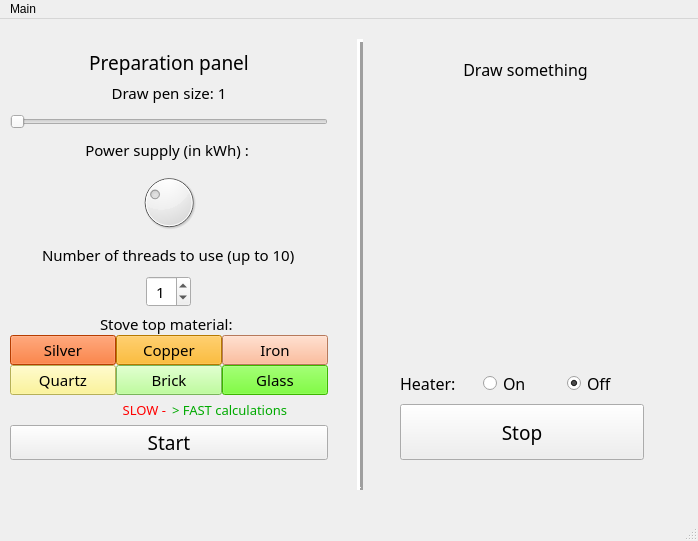
<?xml version="1.0" encoding="UTF-8"?>
<ui version="4.0">
 <class>MainWindow</class>
 <widget class="QMainWindow" name="MainWindow">
  <property name="geometry">
   <rect>
    <x>0</x>
    <y>0</y>
    <width>698</width>
    <height>541</height>
   </rect>
  </property>
  <property name="sizePolicy">
   <sizepolicy hsizetype="Preferred" vsizetype="Preferred">
    <horstretch>0</horstretch>
    <verstretch>0</verstretch>
   </sizepolicy>
  </property>
  <property name="windowTitle">
   <string>MainWindow</string>
  </property>
  <widget class="QWidget" name="centralwidget">
   <widget class="QWidget" name="centralGrid" native="true">
    <property name="geometry">
     <rect>
      <x>-10</x>
      <y>10</y>
      <width>801</width>
      <height>541</height>
     </rect>
    </property>
    <widget class="DrawArea" name="drawArea" native="true">
     <property name="geometry">
      <rect>
       <x>430</x>
       <y>60</y>
       <width>202</width>
       <height>202</height>
      </rect>
     </property>
     <property name="sizePolicy">
      <sizepolicy hsizetype="Fixed" vsizetype="Fixed">
       <horstretch>0</horstretch>
       <verstretch>0</verstretch>
      </sizepolicy>
     </property>
     <property name="minimumSize">
      <size>
       <width>202</width>
       <height>202</height>
      </size>
     </property>
     <property name="maximumSize">
      <size>
       <width>202</width>
       <height>202</height>
      </size>
     </property>
     <property name="autoFillBackground">
      <bool>false</bool>
     </property>
    </widget>
    <widget class="QWidget" name="verticalLayoutWidget_2">
     <property name="geometry">
      <rect>
       <x>410</x>
       <y>340</y>
       <width>244</width>
       <height>91</height>
      </rect>
     </property>
     <layout class="QVBoxLayout" name="layoutRight">
      <item>
       <layout class="QHBoxLayout" name="layoutHeaterOnOff">
        <item>
         <widget class="QLabel" name="labelHeaterStatus">
          <property name="font">
           <font>
            <family>Gadugi</family>
            <pointsize>12</pointsize>
           </font>
          </property>
          <property name="text">
           <string>Heater:</string>
          </property>
         </widget>
        </item>
        <item>
         <widget class="QRadioButton" name="HeaterOn">
          <property name="font">
           <font>
            <family>Gadugi</family>
            <pointsize>12</pointsize>
           </font>
          </property>
          <property name="text">
           <string>On</string>
          </property>
         </widget>
        </item>
        <item>
         <widget class="QRadioButton" name="HeaterOff">
          <property name="font">
           <font>
            <family>Gadugi</family>
            <pointsize>12</pointsize>
           </font>
          </property>
          <property name="text">
           <string>Off</string>
          </property>
          <property name="checked">
           <bool>true</bool>
          </property>
         </widget>
        </item>
       </layout>
      </item>
      <item>
       <widget class="QPushButton" name="stopSimulation">
        <property name="sizePolicy">
         <sizepolicy hsizetype="Preferred" vsizetype="Preferred">
          <horstretch>0</horstretch>
          <verstretch>0</verstretch>
         </sizepolicy>
        </property>
        <property name="font">
         <font>
          <family>Gadugi</family>
          <pointsize>14</pointsize>
         </font>
        </property>
        <property name="text">
         <string>Stop</string>
        </property>
       </widget>
      </item>
     </layout>
    </widget>
    <widget class="Line" name="line">
     <property name="geometry">
      <rect>
       <x>360</x>
       <y>10</y>
       <width>20</width>
       <height>451</height>
      </rect>
     </property>
     <property name="frameShadow">
      <enum>QFrame::Raised</enum>
     </property>
     <property name="lineWidth">
      <number>3</number>
     </property>
     <property name="orientation">
      <enum>Qt::Vertical</enum>
     </property>
    </widget>
    <widget class="QWidget" name="layoutWidget">
     <property name="geometry">
      <rect>
       <x>20</x>
       <y>20</y>
       <width>318</width>
       <height>411</height>
      </rect>
     </property>
     <layout class="QVBoxLayout" name="layoutLeft">
      <item>
       <widget class="QLabel" name="labelPrepPanel">
        <property name="font">
         <font>
          <family>Leelawadee UI Semilight</family>
          <pointsize>14</pointsize>
          <bold>false</bold>
         </font>
        </property>
        <property name="text">
         <string>Preparation panel</string>
        </property>
        <property name="alignment">
         <set>Qt::AlignCenter</set>
        </property>
       </widget>
      </item>
      <item>
       <layout class="QGridLayout" name="layoutSimParams">
        <property name="verticalSpacing">
         <number>10</number>
        </property>
        <item row="4" column="0" alignment="Qt::AlignHCenter">
         <widget class="QLabel" name="labelThreadsNumber">
          <property name="font">
           <font>
            <family>Gadugi</family>
            <pointsize>11</pointsize>
           </font>
          </property>
          <property name="text">
           <string>Number of threads to use (up to 10)</string>
          </property>
         </widget>
        </item>
        <item row="2" column="0" alignment="Qt::AlignHCenter">
         <widget class="QLabel" name="labelPowerSupply">
          <property name="font">
           <font>
            <family>Gadugi</family>
            <pointsize>11</pointsize>
           </font>
          </property>
          <property name="text">
           <string>Power supply (in kWh) : </string>
          </property>
          <property name="alignment">
           <set>Qt::AlignCenter</set>
          </property>
         </widget>
        </item>
        <item row="5" column="0" alignment="Qt::AlignHCenter">
         <widget class="QSpinBox" name="threadsNumber">
          <property name="font">
           <font>
            <family>Gadugi</family>
            <pointsize>11</pointsize>
           </font>
          </property>
          <property name="alignment">
           <set>Qt::AlignCenter</set>
          </property>
          <property name="buttonSymbols">
           <enum>QAbstractSpinBox::UpDownArrows</enum>
          </property>
          <property name="maximum">
           <number>10</number>
          </property>
          <property name="value">
           <number>1</number>
          </property>
         </widget>
        </item>
        <item row="3" column="0">
         <widget class="QDial" name="powerDial">
          <property name="maximum">
           <number>100</number>
          </property>
          <property name="value">
           <number>30</number>
          </property>
          <property name="sliderPosition">
           <number>30</number>
          </property>
         </widget>
        </item>
        <item row="1" column="0">
         <widget class="QSlider" name="PenSize">
          <property name="sizePolicy">
           <sizepolicy hsizetype="Preferred" vsizetype="Fixed">
            <horstretch>0</horstretch>
            <verstretch>0</verstretch>
           </sizepolicy>
          </property>
          <property name="font">
           <font>
            <family>Gadugi</family>
           </font>
          </property>
          <property name="minimum">
           <number>1</number>
          </property>
          <property name="orientation">
           <enum>Qt::Horizontal</enum>
          </property>
         </widget>
        </item>
        <item row="0" column="0">
         <widget class="QLabel" name="labelSetPenSize">
          <property name="font">
           <font>
            <family>Gadugi</family>
            <pointsize>11</pointsize>
           </font>
          </property>
          <property name="text">
           <string>Draw pen size: 1</string>
          </property>
          <property name="alignment">
           <set>Qt::AlignBottom|Qt::AlignHCenter</set>
          </property>
         </widget>
        </item>
       </layout>
      </item>
      <item>
       <layout class="QVBoxLayout" name="layoutStoveMaterial">
        <property name="spacing">
         <number>0</number>
        </property>
        <item alignment="Qt::AlignHCenter|Qt::AlignTop">
         <widget class="QLabel" name="labelTopMaterial">
          <property name="sizePolicy">
           <sizepolicy hsizetype="Preferred" vsizetype="Minimum">
            <horstretch>0</horstretch>
            <verstretch>0</verstretch>
           </sizepolicy>
          </property>
          <property name="font">
           <font>
            <family>Gadugi</family>
            <pointsize>11</pointsize>
           </font>
          </property>
          <property name="text">
           <string>Stove top material: </string>
          </property>
         </widget>
        </item>
        <item>
         <layout class="QGridLayout" name="layoutMaterials">
          <item row="1" column="1">
           <widget class="QPushButton" name="topBrick">
            <property name="sizePolicy">
             <sizepolicy hsizetype="Preferred" vsizetype="Fixed">
              <horstretch>0</horstretch>
              <verstretch>0</verstretch>
             </sizepolicy>
            </property>
            <property name="font">
             <font>
              <family>Gadugi</family>
              <pointsize>11</pointsize>
             </font>
            </property>
            <property name="autoFillBackground">
             <bool>false</bool>
            </property>
            <property name="styleSheet">
             <string notr="true">background-color: rgb(170, 255, 127);</string>
            </property>
            <property name="text">
             <string>Brick</string>
            </property>
           </widget>
          </item>
          <item row="0" column="2">
           <widget class="QPushButton" name="topIron">
            <property name="sizePolicy">
             <sizepolicy hsizetype="Preferred" vsizetype="Fixed">
              <horstretch>0</horstretch>
              <verstretch>0</verstretch>
             </sizepolicy>
            </property>
            <property name="font">
             <font>
              <family>Gadugi</family>
              <pointsize>11</pointsize>
             </font>
            </property>
            <property name="autoFillBackground">
             <bool>false</bool>
            </property>
            <property name="styleSheet">
             <string notr="true">background-color: rgb(255, 170, 127);</string>
            </property>
            <property name="text">
             <string>Iron</string>
            </property>
           </widget>
          </item>
          <item row="0" column="1">
           <widget class="QPushButton" name="topCopper">
            <property name="sizePolicy">
             <sizepolicy hsizetype="Preferred" vsizetype="Fixed">
              <horstretch>0</horstretch>
              <verstretch>0</verstretch>
             </sizepolicy>
            </property>
            <property name="font">
             <font>
              <family>Gadugi</family>
              <pointsize>11</pointsize>
             </font>
            </property>
            <property name="styleSheet">
             <string notr="true">background-color: rgb(255, 170, 0);</string>
            </property>
            <property name="text">
             <string>Copper</string>
            </property>
           </widget>
          </item>
          <item row="0" column="0">
           <widget class="QPushButton" name="topSilver">
            <property name="sizePolicy">
             <sizepolicy hsizetype="Preferred" vsizetype="Fixed">
              <horstretch>0</horstretch>
              <verstretch>0</verstretch>
             </sizepolicy>
            </property>
            <property name="font">
             <font>
              <family>Gadugi</family>
              <pointsize>11</pointsize>
             </font>
            </property>
            <property name="autoFillBackground">
             <bool>false</bool>
            </property>
            <property name="styleSheet">
             <string notr="true">background-color: rgb(255, 85, 0);</string>
            </property>
            <property name="text">
             <string>Silver</string>
            </property>
           </widget>
          </item>
          <item row="1" column="2">
           <widget class="QPushButton" name="topGlass">
            <property name="sizePolicy">
             <sizepolicy hsizetype="Preferred" vsizetype="Fixed">
              <horstretch>0</horstretch>
              <verstretch>0</verstretch>
             </sizepolicy>
            </property>
            <property name="font">
             <font>
              <family>Gadugi</family>
              <pointsize>11</pointsize>
             </font>
            </property>
            <property name="autoFillBackground">
             <bool>false</bool>
            </property>
            <property name="styleSheet">
             <string notr="true">background-color: rgb(85, 255, 0);</string>
            </property>
            <property name="text">
             <string>Glass</string>
            </property>
           </widget>
          </item>
          <item row="1" column="0">
           <widget class="QPushButton" name="topQuartz">
            <property name="sizePolicy">
             <sizepolicy hsizetype="Preferred" vsizetype="Fixed">
              <horstretch>0</horstretch>
              <verstretch>0</verstretch>
             </sizepolicy>
            </property>
            <property name="font">
             <font>
              <family>Gadugi</family>
              <pointsize>11</pointsize>
             </font>
            </property>
            <property name="autoFillBackground">
             <bool>false</bool>
            </property>
            <property name="styleSheet">
             <string notr="true">background-color: rgb(255, 246, 123);</string>
            </property>
            <property name="text">
             <string>Quartz</string>
            </property>
           </widget>
          </item>
         </layout>
        </item>
       </layout>
      </item>
      <item>
       <layout class="QHBoxLayout" name="layoutSlowFast">
        <item>
         <widget class="QLabel" name="labelSlow">
          <property name="sizePolicy">
           <sizepolicy hsizetype="Preferred" vsizetype="Minimum">
            <horstretch>0</horstretch>
            <verstretch>0</verstretch>
           </sizepolicy>
          </property>
          <property name="font">
           <font>
            <family>Gadugi</family>
            <pointsize>10</pointsize>
           </font>
          </property>
          <property name="styleSheet">
           <string notr="true">color: rgb(255, 0, 0);</string>
          </property>
          <property name="text">
           <string>SLOW -</string>
          </property>
          <property name="alignment">
           <set>Qt::AlignRight|Qt::AlignTrailing|Qt::AlignVCenter</set>
          </property>
         </widget>
        </item>
        <item>
         <widget class="QLabel" name="labelFast">
          <property name="sizePolicy">
           <sizepolicy hsizetype="Preferred" vsizetype="Minimum">
            <horstretch>0</horstretch>
            <verstretch>0</verstretch>
           </sizepolicy>
          </property>
          <property name="font">
           <font>
            <family>Gadugi</family>
            <pointsize>10</pointsize>
           </font>
          </property>
          <property name="styleSheet">
           <string notr="true">color: rgb(0, 170, 0);</string>
          </property>
          <property name="text">
           <string>&gt; FAST calculations</string>
          </property>
         </widget>
        </item>
       </layout>
      </item>
      <item>
       <widget class="QPushButton" name="startSimulation">
        <property name="sizePolicy">
         <sizepolicy hsizetype="Preferred" vsizetype="Preferred">
          <horstretch>0</horstretch>
          <verstretch>0</verstretch>
         </sizepolicy>
        </property>
        <property name="font">
         <font>
          <family>Gadugi</family>
          <pointsize>14</pointsize>
         </font>
        </property>
        <property name="text">
         <string>Start</string>
        </property>
       </widget>
      </item>
     </layout>
    </widget>
    <widget class="QLabel" name="label">
     <property name="geometry">
      <rect>
       <x>450</x>
       <y>20</y>
       <width>171</width>
       <height>41</height>
      </rect>
     </property>
     <property name="font">
      <font>
       <family>Gadugi</family>
       <pointsize>12</pointsize>
      </font>
     </property>
     <property name="text">
      <string>Draw something</string>
     </property>
     <property name="alignment">
      <set>Qt::AlignCenter</set>
     </property>
    </widget>
   </widget>
  </widget>
  <widget class="QMenuBar" name="menubar">
   <property name="geometry">
    <rect>
     <x>0</x>
     <y>0</y>
     <width>698</width>
     <height>26</height>
    </rect>
   </property>
   <widget class="QMenu" name="menuMain">
    <property name="title">
     <string>Main</string>
    </property>
    <addaction name="actionNew"/>
    <addaction name="actionExit"/>
   </widget>
   <addaction name="menuMain"/>
  </widget>
  <widget class="QStatusBar" name="statusbar">
   <property name="sizePolicy">
    <sizepolicy hsizetype="Preferred" vsizetype="Fixed">
     <horstretch>0</horstretch>
     <verstretch>0</verstretch>
    </sizepolicy>
   </property>
  </widget>
  <action name="actionNew">
   <property name="text">
    <string>New</string>
   </property>
  </action>
  <action name="actionExit">
   <property name="text">
    <string>Exit</string>
   </property>
  </action>
 </widget>
 <customwidgets>
  <customwidget>
   <class>DrawArea</class>
   <extends>QWidget</extends>
   <header>mainwindow.h</header>
   <container>1</container>
   <slots>
    <signal>mouseMoved(QPoint)</signal>
   </slots>
  </customwidget>
 </customwidgets>
 <resources/>
 <connections/>
</ui>
